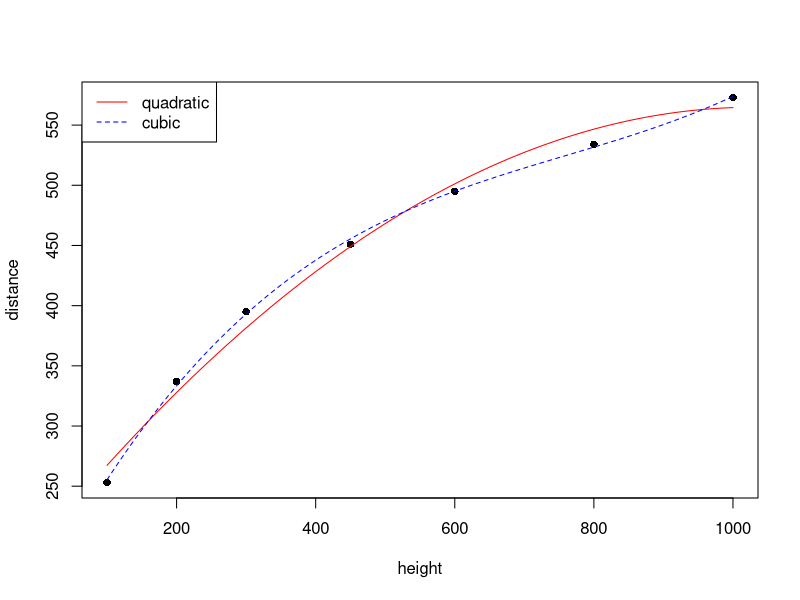

R code for this plot:
# Enter the data
height <- c(100, 200, 300, 450, 600, 800, 1000)
distance <- c(253, 337, 395, 451, 495, 534, 573)

# Scatter plot of data
plot(height, distance, pch = 16)

# Fit linear model
linear <- lm(distance ~ height)
print(summary(linear))

# Fit quadratic model
quadratic <- lm(distance ~ height + I( height^2 ))
print(summary(quadratic))

# Model selection: linear VS quadratic
selection.1 <- anova(linear, quadratic)
print(selection.1)

# Fit cubic model
cubic <- lm(distance ~ height + I( height^2 ) + I (height^3))
print(summary(cubic))

# Fit quartic model
quartic <- lm(distance ~ height + I( height^2 ) + I (height^3) + I (height^4))
print(summary(quartic))

# Model selection: quadratic VS cubic
selection.2 <- anova(quadratic, cubic)
print(selection.2)

# Model selection: cubic VS quartic
selection.3 <- anova(cubic, quartic)
print(selection.3)

# Plot quadratic Vs Cubic
polynomial <- Vectorize(function(x, ps) {
  n <- length(ps)
  sum(ps*x^(1:n-1))
}, "x")
curve(polynomial(x, coef(quadratic)), add=TRUE, col = "red")
curve(polynomial(x, coef(cubic)), add=TRUE, col = "blue", lty = 2)
legend("topleft", legend = c("quadratic", "cubic"), 
       col = c("red", "blue"), lty = c(1,2))